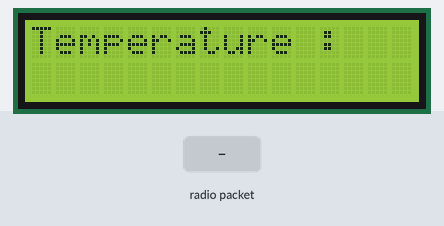
Simulated run of this sketch. Board: Arduino Uno, built with avr-gcc and run on an emulated ATmega328P. Shown: 16×2 character LCD. Inputs (shaded band) come from the test bench. No radio packets arrive unless stated; what the sketch prints to the serial monitor is not drawn.

Above: at 1.2 s.
1.3 s: radio packet "1" arrives
At 2.4 s:
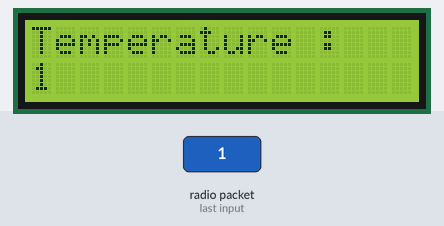
2.8 s: radio packet "0" arrives
At 3.6 s:
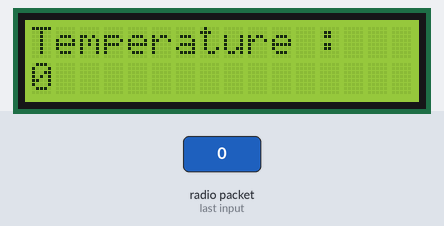
4.3 s: radio packet "2" arrives
At 4.7 s:
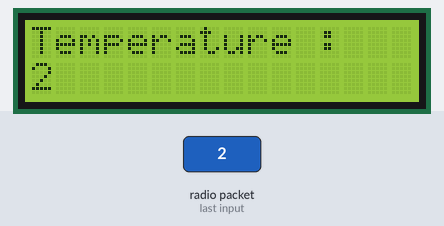
Timing chart, 0 to 7.3 s (numbered marks = the images above; inputs shaded):
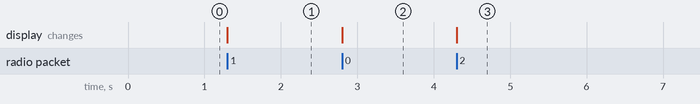

Measured:
- after the input at 1.3 s, the display: changes at once (image 1)
- after the input at 2.8 s, the display: changes at once (image 2)
- after the input at 4.3 s, the display: changes at once (image 3)

The sketch:

Reciever.ino
```cpp
#include <RH_ASK.h>
#include <SPI.h> // Not actualy used but needed to compile
#include <LiquidCrystal.h>
//#include <DS3231.h>
#include <Wire.h>
RH_ASK driver;
 LiquidCrystal lcd(7,9,10,6,12,13);
void setup()
{
    Serial.begin(9600);  // Debugging only
    if (!driver.init())
         Serial.println("init failed");
         // set up the LCD's number of columns and rows:
  lcd.begin(16, 2);
  // Print a message to the LCD.
  //clearPrintTitle();
  lcd.print("Temperature :");
}

void loop()
{
    uint8_t buf[12]={'0'};
    uint8_t buflen = sizeof(buf);

    if (driver.recv(buf, &buflen)) // Non-blocking
    {
      char a[4];
      int m=0;
      for(int i=0;i<6;i++)
      {
        a[i]=buf[i];
      };
      int i;
      // Message with a good checksum received, dump it.
      Serial.print("temperature: ");
      Serial.println((char*)a);
      // set the cursor to column 0, line 1
  // (note: line 1 is the second row, since counting begins with 0):
  lcd.setCursor(0, 1);
  lcd.print((char*)a);

    }

}
```
